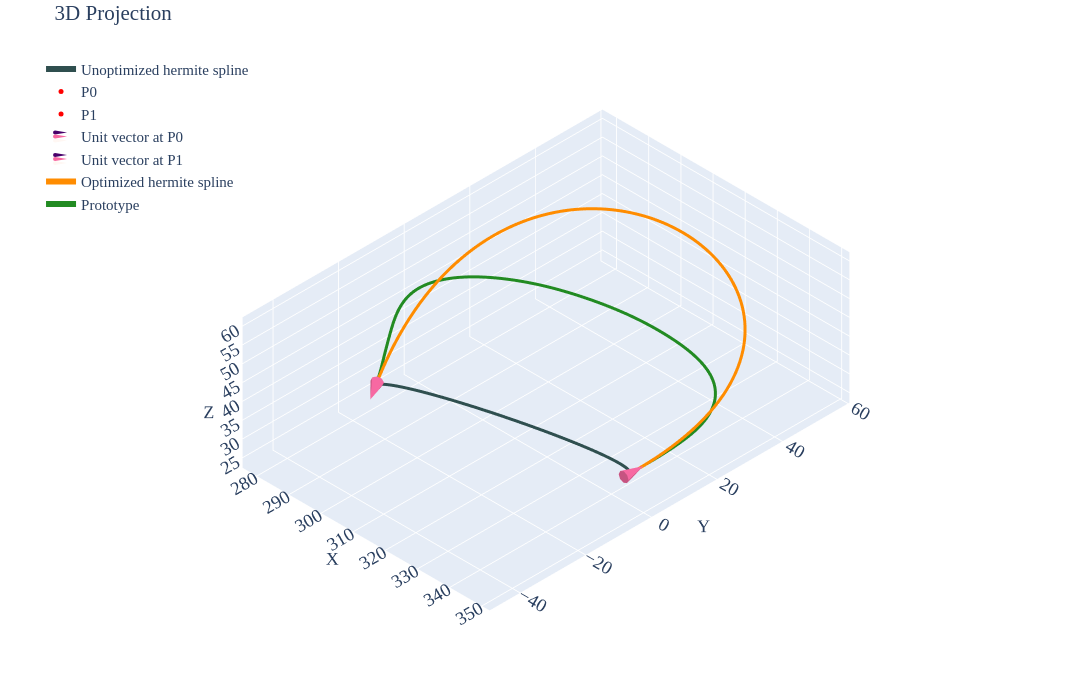

The cell this chart's notebook holds for it:
### Markdown cell above
## P2 Case 01

### Code cell
df=pd.read_csv('../data/2810/p2-case1.csv')
prt=df.iloc[10:,2:].reset_index(drop=True)

p0=df.iloc[5,2:].values.astype(float)    # Point0
p1=df.iloc[6,2:].values.astype(float)    # Point1
u0=df.iloc[8,2:].values.astype(float)    # Unit Vector @ Point0
u1=df.iloc[9,2:].values.astype(float)    # Unit Vector @ Point1
m0=df.iloc[2,1]                          # Magnitude for Vector1
m1=df.iloc[3,1]                          # Magnitude for Vector2
u0_init=u0*m0
u1_init=u1*m1
spl=utils.hermite(p0,p1,u0_init,u1_init,num_points=51)

tgt=utils.length(prt.values)             # Target spline length

def obj_fn(mag,prt_pts,p0,p1,u0,u1,n_points=100):
    m0=mag[0]
    m1=mag[1]    
    u0_scld=m0*u0
    u1_scld=m1*u1
    spl=utils.hermite(p0,p1,u0_scld,u1_scld,num_points=n_points)
    dist_err=abs(np.sum((spl-prt_pts)**2))
    return dist_err

def len_up(mag,prt_pts,p0,p1,u0,u1,n_points=100):
    return 2-(utils.length(utils.hermite(p0,p1,mag[0]*u0,mag[1]*u1,num_points=n_points))-utils.length(prt_pts))

def len_lo(mag,prt_pts,p0,p1,u0,u1,n_points=100):
    return 2+(utils.length(utils.hermite(p0,p1,mag[0]*u0,mag[1]*u1,num_points=n_points))-utils.length(prt_pts))

def len_eq(mag,prt_pts,p0,p1,u0,u1,n_points=100):
    return (utils.length(utils.hermite(p0,p1,mag[0]*u0,mag[1]*u1,num_points=n_points))-utils.length(prt_pts))

constraints=[
    {'type':'eq','fun':len_eq,'args':(prt.values,p0,p1,u0,u1)},
    # {'type':'ineq','fun':len_up,'args':(prt.values,p0,p1,u0,u1)},
    # {'type':'ineq','fun':len_lo,'args':(prt.values,p0,p1,u0,u1)}
]

sol=minimize(obj_fn,[1,1],args=(prt.values,p0,p1,u0,u1),method='SLSQP',constraints=constraints)
u0_final=sol.x[0]*u0
u1_final=sol.x[1]*u1
spl=utils.hermite(p0,p1,u0_init,u1_init,num_points=100)
spl_tgt=utils.hermite(p0,p1,u0_final,u1_final,num_points=100)

pd.DataFrame(spl_tgt, columns=['X','Y','Z']).to_csv('../data/2810/opt/p2-case1-opt.csv',index=False)

print(f'Length of the Prototype Spline: {utils.length(prt.values):.5f}')
print(f'Given target spline length: {tgt:.5f}')
print(f'Length of the Hermite Spline: {utils.length(spl.astype(float)):.5f}')
print(f'Achieved Length of the Hermite Spline: {utils.length(spl_tgt.astype(float)):.5f}')
print(f'\nMaximum Distance Deviation: {max(np.linalg.norm(spl_tgt-spl,axis=1)):.4f}')
print(f'Total Distance Deviation: {sum(np.linalg.norm(spl_tgt-spl,axis=1)):.4f}')
print(f'\nComputed Magnitude (M0, M1): {sol.x[0]:.4f}, {sol.x[1]:.4f}')

utils.plotter(spl,p0,p1,u0_init,u1_init,tgt=spl_tgt,prt=prt.values,cne=6,intr='d',tgt_label='Optimized hermite spline')
